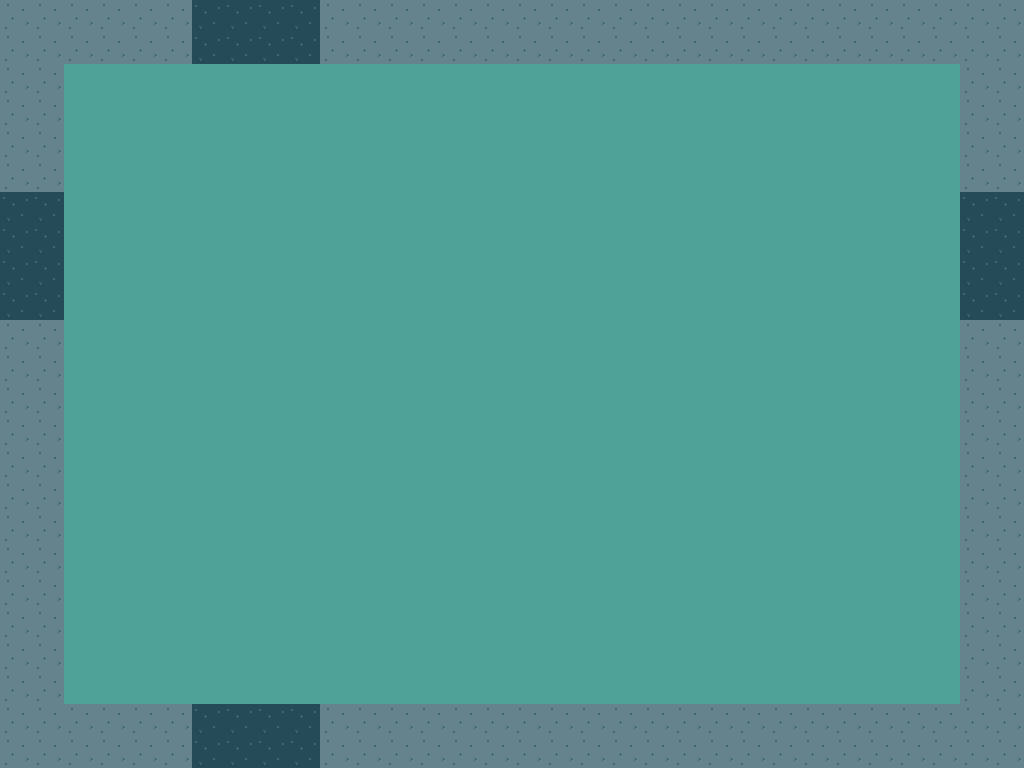

A level layout from a 2D game, rendered from its tile map. Below: a short description, then the map file with its tile-grid data intact:
An orthogonal 32x24 tile map with 32x32 px tiles, 1 tile layer (Tile Layer 1).

<map version="1.0" orientation="orthogonal" width="32" height="24" tilewidth="32" tileheight="32" backgroundcolor="#4fa298">
 <tileset firstgid="1" name="tileset" tilewidth="32" tileheight="32">
  <image source="prototype.png" trans="ff00ff" width="512" height="64" />
 </tileset>
 <layer name="Tile Layer 1" width="32" height="24">
  <data encoding="csv">
3,3,3,3,3,3,5,5,5,5,3,3,3,3,3,3,3,3,3,3,3,3,3,3,3,3,3,3,3,3,3,3,
3,3,3,3,3,3,5,5,5,5,3,3,3,3,3,3,3,3,3,3,3,3,3,3,3,3,3,3,3,3,3,3,
3,3,0,0,0,0,0,0,0,0,0,0,0,0,0,0,0,0,0,0,0,0,0,0,0,0,0,0,0,0,3,3,
3,3,0,0,0,0,0,0,0,0,0,0,0,0,0,0,0,0,0,0,0,0,0,0,0,0,0,0,0,0,3,3,
3,3,0,0,0,0,0,0,0,0,0,0,0,0,0,0,0,0,0,0,0,0,0,0,0,0,0,0,0,0,3,3,
3,3,0,0,0,0,0,0,0,0,0,0,0,0,0,0,0,0,0,0,0,0,0,0,0,0,0,0,0,0,3,3,
5,5,0,0,0,0,0,0,0,0,0,0,0,0,0,0,0,0,0,0,0,0,0,0,0,0,0,0,0,0,5,5,
5,5,0,0,0,0,0,0,0,0,0,0,0,0,0,0,0,0,0,0,0,0,0,0,0,0,0,0,0,0,5,5,
5,5,0,0,0,0,0,0,0,0,0,0,0,0,0,0,0,0,0,0,0,0,0,0,0,0,0,0,0,0,5,5,
5,5,0,0,0,0,0,0,0,0,0,0,0,0,0,0,0,0,0,0,0,0,0,0,0,0,0,0,0,0,5,5,
3,3,0,0,0,0,0,0,0,0,0,0,0,0,0,0,0,0,0,0,0,0,0,0,0,0,0,0,0,0,3,3,
3,3,0,0,0,0,0,0,0,0,0,0,0,0,0,0,0,0,0,0,0,0,0,0,0,0,0,0,0,0,3,3,
3,3,0,0,0,0,0,0,0,0,0,0,0,0,0,0,0,0,0,0,0,0,0,0,0,0,0,0,0,0,3,3,
3,3,0,0,0,0,0,0,0,0,0,0,0,0,0,0,0,0,0,0,0,0,0,0,0,0,0,0,0,0,3,3,
3,3,0,0,0,0,0,0,0,0,0,0,0,0,0,0,0,0,0,0,0,0,0,0,0,0,0,0,0,0,3,3,
3,3,0,0,0,0,0,0,0,0,0,0,0,0,0,0,0,0,0,0,0,0,0,0,0,0,0,0,0,0,3,3,
3,3,0,0,0,0,0,0,0,0,0,0,0,0,0,0,0,0,0,0,0,0,0,0,0,0,0,0,0,0,3,3,
3,3,0,0,0,0,0,0,0,0,0,0,0,0,0,0,0,0,0,0,0,0,0,0,0,0,0,0,0,0,3,3,
3,3,0,0,0,0,0,0,0,0,0,0,0,0,0,0,0,0,0,0,0,0,0,0,0,0,0,0,0,0,3,3,
3,3,0,0,0,0,0,0,0,0,0,0,0,0,0,0,0,0,0,0,0,0,0,0,0,0,0,0,0,0,3,3,
3,3,0,0,0,0,0,0,0,0,0,0,0,0,0,0,0,0,0,0,0,0,0,0,0,0,0,0,0,0,3,3,
3,3,0,0,0,0,0,0,0,0,0,0,0,0,0,0,0,0,0,0,0,0,0,0,0,0,0,0,0,0,3,3,
3,3,3,3,3,3,5,5,5,5,3,3,3,3,3,3,3,3,3,3,3,3,3,3,3,3,3,3,3,3,3,3,
3,3,3,3,3,3,5,5,5,5,3,3,3,3,3,3,3,3,3,3,3,3,3,3,3,3,3,3,3,3,3,3
</data>
 </layer>
</map>
